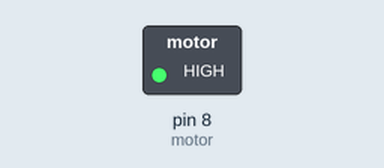
A sketch run on a simulated Arduino Uno, built with avr-gcc and run on an emulated ATmega328P. Parts: switched loads named in the sketch (green lamp = pin HIGH).

Above: at 1.5 s.
At 4.5 s:
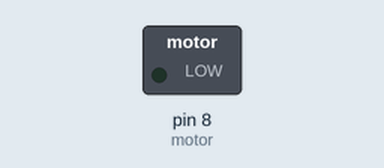
Timing chart, 0 to 7.8 s (numbered marks = the images above):
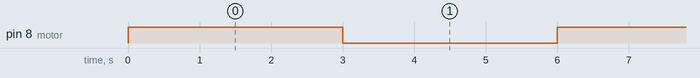

Measured:
- by itself, pin 8 (motor): alternates HIGH for 3.0 s and LOW for 3.0 s

The sketch:

hobby_motor.ino
```cpp
int motor = 8;

void setup() {
  pinMode(motor, OUTPUT);
}

void loop() {
  digitalWrite(motor, HIGH); // Motor ON
  delay(3000);

  digitalWrite(motor, LOW);  // Motor OFF
  delay(3000);
}
```
